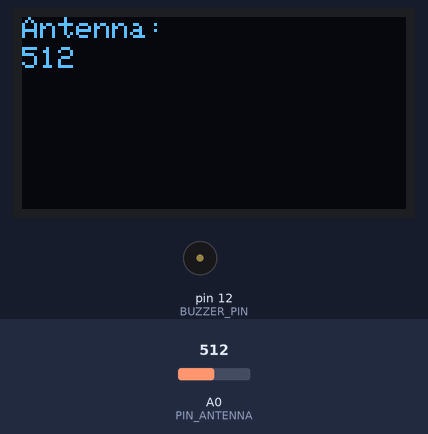
Recording of a sketch running on a simulated Arduino Uno, built with avr-gcc and run on an emulated ATmega328P. On the bench: 128×64 one-colour display, buzzer (waves = sounding, pin HIGH). The test bench sets the inputs (shaded band); at power-on: A0 (PIN_ANTENNA) = 512. What the sketch prints to the serial monitor is not drawn.

Above: at 3.2 s.
3.3 s: A0 (PIN_ANTENNA) set to 583
At 5.1 s:
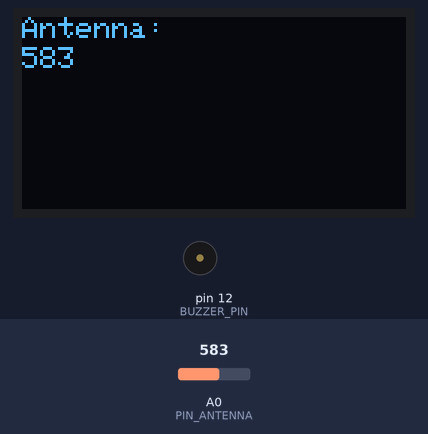
5.5 s: A0 (PIN_ANTENNA) set to 612
At 6.7 s:
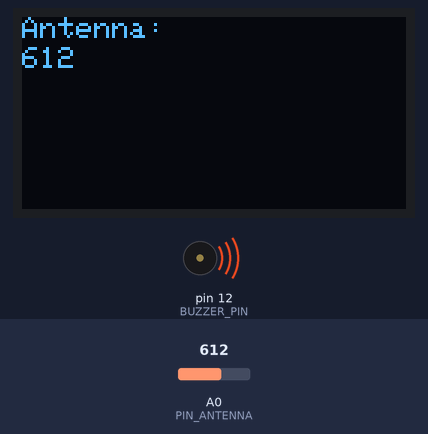
7.5 s: A0 (PIN_ANTENNA) set to 590
At 9.4 s:
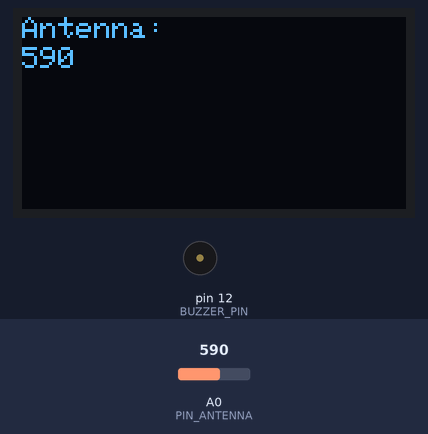
Timing chart, 0 to 10.9 s (numbered marks = the images above; inputs shaded):
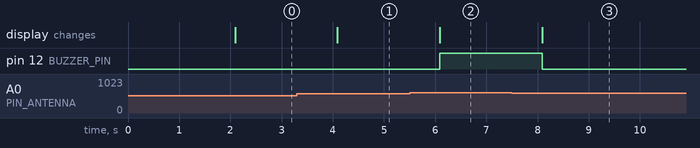

Measured:
- the behaviour switches between 600 and 601 on A0 (PIN_ANTENNA) (found by bisection; images 1 and 2)
- after the input at 3.3 s, the display: changes after 0.79 s (image 1)
- after the input at 5.5 s, pin 12 (BUZZER_PIN): LOW → HIGH after 0.59 s; the display: changes after 0.59 s (image 2)
- after the input at 7.5 s, pin 12 (BUZZER_PIN): HIGH → LOW after 0.59 s; the display: changes after 0.59 s (image 3)

The sketch:

EMF_finalcode.ino
```cpp
#include <SPI.h>
#include <Wire.h>
#include <Adafruit_GFX.h>
#include <Adafruit_SSD1306.h>

#define SCREEN_WIDTH 128
#define SCREEN_HEIGHT 64
#define OLED_RESET     -1  // Reset pin not used with I2C
#define SCREEN_ADDRESS 0x3C

Adafruit_SSD1306 display(SCREEN_WIDTH, SCREEN_HEIGHT, &Wire, OLED_RESET);

#define PIN_ANTENNA A0
#define BUZZER_PIN 12  // Pin where the buzzer is connected
#define CHECK_DELAY 1000
#define THRESHOLD 600  // Set threshold for buzzer trigger

// Example image (must match the correct size or be resized accordingly)
const unsigned char zmaj[] PROGMEM = {
  // Your actual image data goes here. The current example is incomplete.
  0xFF, 0xFF, 0x81, 0x81, 0x81, 0xFF, 0xFF, 0xFF, 0x00, 0x00, 0x00, 0xFF
  // Ensure this array has correct image data for the proper display size
};

void setup() {
  Serial.begin(9600);

  // Initialize OLED
  if (!display.begin(SSD1306_SWITCHCAPVCC, SCREEN_ADDRESS)) {
    Serial.println(F("SSD1306 allocation failed"));
    for (;;);  // Stay here if OLED fails to initialize
  }

  display.clearDisplay();

  // Check the image size matches (60x60 for now)
  display.drawBitmap(34, 2, zmaj, 60, 60, SSD1306_WHITE);
  display.display();
  delay(2000);

  display.clearDisplay();
  display.setTextSize(1);
  display.setTextColor(SSD1306_WHITE);

  pinMode(BUZZER_PIN, OUTPUT);  // Set the buzzer pin as output
}

void loop() {
  static unsigned long lastCheck = 0;
  unsigned long currentMillis = millis();

  if (currentMillis - lastCheck >= CHECK_DELAY) {
    lastCheck = currentMillis;

    int antennaValue = analogRead(PIN_ANTENNA);  // Read the antenna value (0-1023)
    Serial.print("Antenna Value: ");
    Serial.println(antennaValue);

    // Display antenna value on the OLED screen
    display.clearDisplay();
    display.setCursor(0, 0);
    display.print("Antenna:");
    display.setCursor(0, 10);
    display.print(antennaValue);
    display.display();

    // Check if the antenna value exceeds the threshold to trigger the buzzer
    if (antennaValue > THRESHOLD) {
      Serial.println("Antenna Value exceeds threshold. Buzzer ON!");
      digitalWrite(BUZZER_PIN, HIGH);  // Turn the buzzer on
    } else {
      digitalWrite(BUZZER_PIN, LOW);   // Turn the buzzer off
    }
  }
}
```
